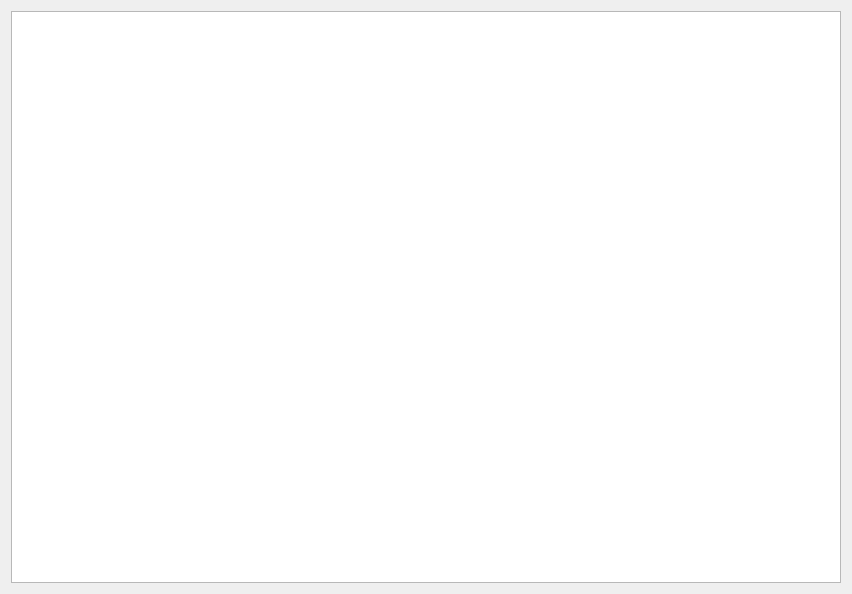
<?xml version="1.0" encoding="UTF-8"?>
<ui version="4.0">
 <class>Widget</class>
 <widget class="QWidget" name="Widget">
  <property name="geometry">
   <rect>
    <x>0</x>
    <y>0</y>
    <width>852</width>
    <height>594</height>
   </rect>
  </property>
  <property name="windowTitle">
   <string>Widget</string>
  </property>
  <layout class="QGridLayout" name="gridLayout">
   <item row="0" column="0">
    <widget class="MyChartView" name="graphicsView"/>
   </item>
  </layout>
 </widget>
 <layoutdefault spacing="6" margin="11"/>
 <customwidgets>
  <customwidget>
   <class>MyChartView</class>
   <extends>QGraphicsView</extends>
   <header location="global">mychartview.h</header>
  </customwidget>
 </customwidgets>
 <resources/>
 <connections/>
</ui>
